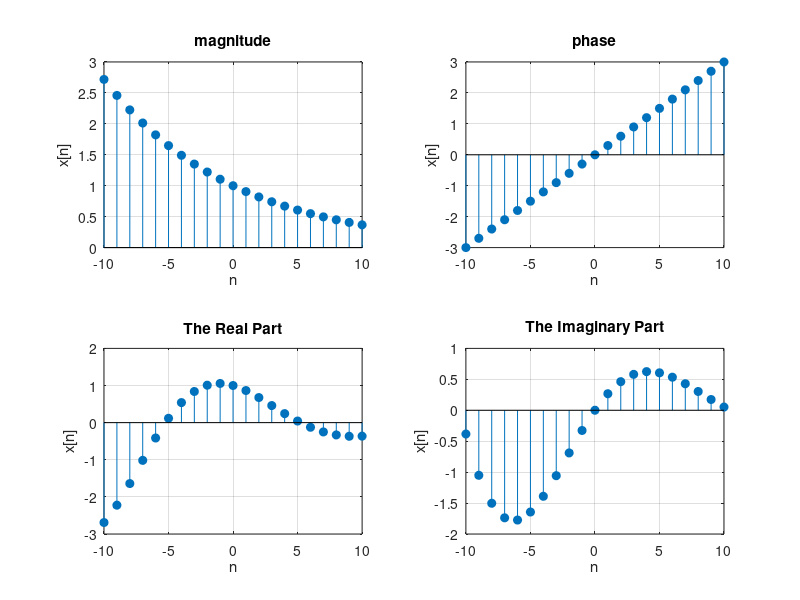

Write MATLAB code to recreate this figure. (Note: this script raises an error after producing the figure.)
%Snehal Gupta
%2016201
%Assignment 2
%% Question 5
n=-10:10;
x=exp((-0.1+0.3i).*n);
mag=abs(x);
ang=angle(x);
rea=real(x);
ima=imag(x);

subplot(2,2,1);
stem(n,mag,'filled');
title('magnitude');
grid();
xlabel('n');
ylabel('x[n]');

subplot(2,2,2);
stem(n,ang,'filled');
title('phase');
grid();
xlabel('n');
ylabel('x[n]');

subplot(2,2,3);
stem(n,rea,'filled');
title('The Real Part');
grid();
xlabel('n');
ylabel('x[n]');

subplot(2,2,4);
stem(n,ima,'filled');
title('The Imaginary Part');
grid();
xlabel('n');
ylabel('x[n]');

%% Question 6
avg=ones(3,3)/9;
x1=imread('mypic.jpg');
y=imfilter(x,avg);
title('Original image');
subplot(3,1,1);
imshow(x);
title('Filtered image');
subplot(3,1,2);
imshow(y);
sobel=[1 2 1 ; 0 0 0 ; 1 -2 -1];
z=imfilter(y,sobel);
title('Sobel filtered image');
subplot(3,1,3);
imshow(z);

